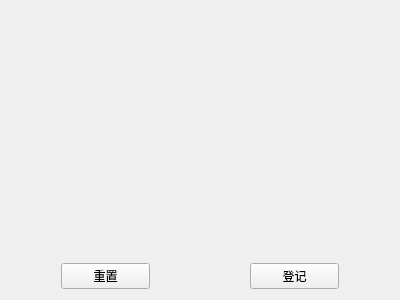
<?xml version="1.0" encoding="UTF-8"?>
<ui version="4.0">
 <class>TaskFlow</class>
 <widget class="QWidget" name="TaskFlow">
  <property name="geometry">
   <rect>
    <x>0</x>
    <y>0</y>
    <width>400</width>
    <height>300</height>
   </rect>
  </property>
  <property name="windowTitle">
   <string>Form</string>
  </property>
  <layout class="QVBoxLayout" name="verticalLayout" stretch="4,1,1">
   <item>
    <widget class="PlayList" name="play_list" native="true"/>
   </item>
   <item>
    <widget class="ToolButton" name="btn_play" native="true"/>
   </item>
   <item>
    <layout class="QHBoxLayout" name="btn_layout">
     <property name="spacing">
      <number>100</number>
     </property>
     <property name="leftMargin">
      <number>50</number>
     </property>
     <property name="rightMargin">
      <number>50</number>
     </property>
     <item>
      <widget class="QPushButton" name="reset">
       <property name="text">
        <string>重置</string>
       </property>
      </widget>
     </item>
     <item>
      <widget class="QPushButton" name="check_in">
       <property name="text">
        <string>登记</string>
       </property>
      </widget>
     </item>
    </layout>
   </item>
  </layout>
 </widget>
 <customwidgets>
  <customwidget>
   <class>PlayList</class>
   <extends>QWidget</extends>
   <header location="global">playlist.h</header>
   <container>1</container>
  </customwidget>
  <customwidget>
   <class>ToolButton</class>
   <extends>QWidget</extends>
   <header>toolbutton.h</header>
   <container>1</container>
  </customwidget>
 </customwidgets>
 <resources/>
 <connections/>
</ui>
